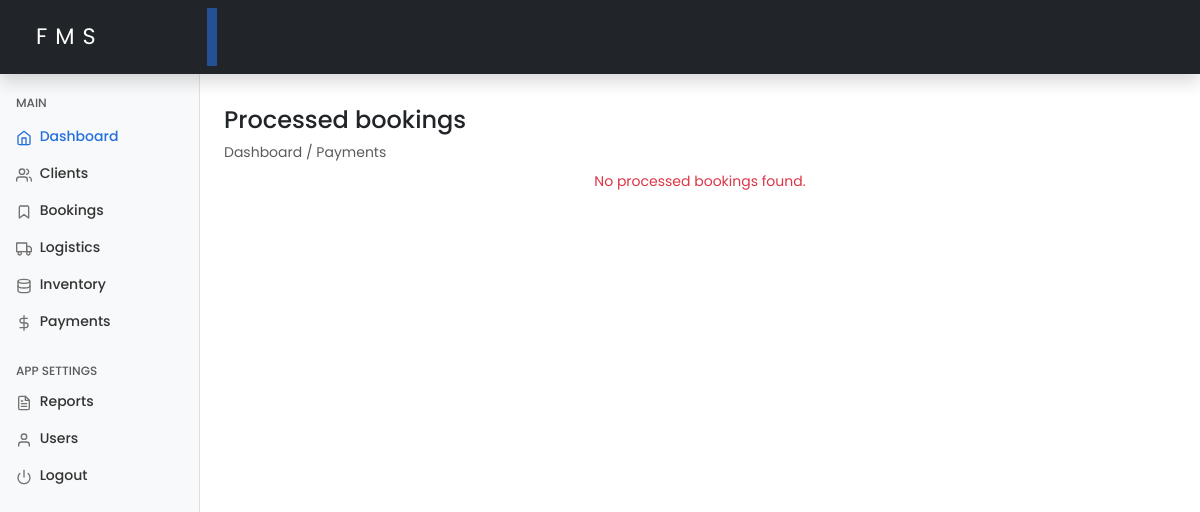
The app's page /payments.php (signed in), older data.
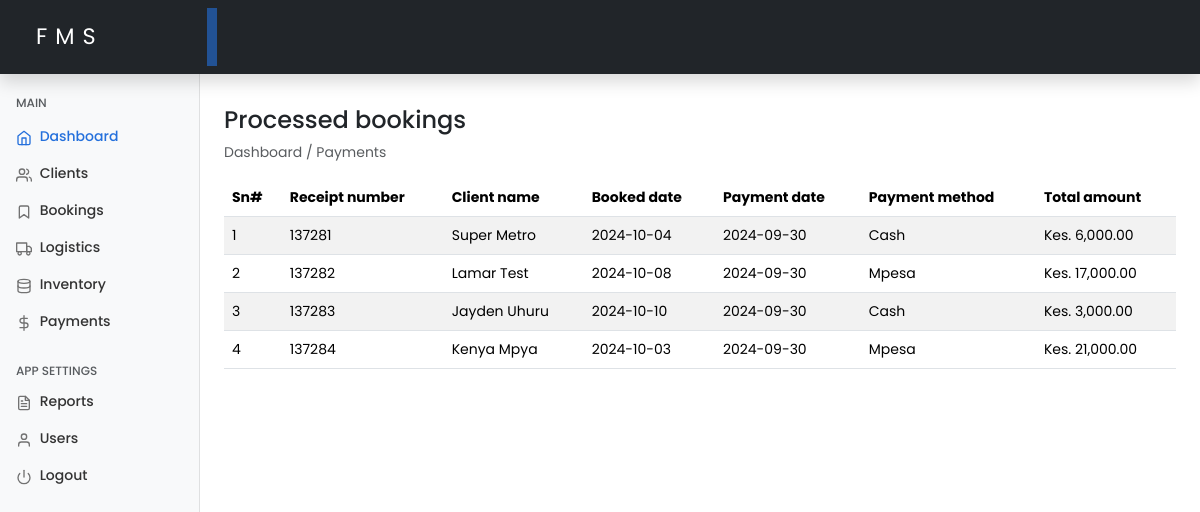
The same page, newer data.
### tables this page shows
CREATE TABLE `payments` (
  `id` int(11) NOT NULL,
  `booking_id` int(11) NOT NULL,
  `receipt_number` int(8) DEFAULT NULL,
  `payment_method` enum('cash','mpesa') NOT NULL DEFAULT 'cash',
  `amount` decimal(10,2) NOT NULL,
  `tax` decimal(10,2) DEFAULT NULL,
  `discount` decimal(10,2) DEFAULT NULL,
  `total` decimal(10,2) GENERATED ALWAYS AS (`amount` + `tax` - `discount`) VIRTUAL,
  `payment_date` date NOT NULL,
  `created_at` timestamp NOT NULL DEFAULT current_timestamp(),
  `updated_at` timestamp NOT NULL DEFAULT current_timestamp() ON UPDATE current_timestamp()
);

CREATE TABLE `clients` (
  `id` int(11) NOT NULL,
  `full_name` varchar(100) NOT NULL,
  `email` varchar(100) DEFAULT NULL,
  `phone` varchar(15) DEFAULT NULL,
  `address` varchar(255) DEFAULT NULL,
  `created_at` timestamp NOT NULL DEFAULT current_timestamp(),
  `updated_at` timestamp NOT NULL DEFAULT current_timestamp() ON UPDATE current_timestamp()
);

CREATE TABLE `schedules` (
  `id` int(11) NOT NULL,
  `client_id` varchar(100) NOT NULL,
  `service_type` enum('burial','cremation','other') DEFAULT 'burial',
  `schedule_date` date NOT NULL,
  `vehicle_type` varchar(150) DEFAULT NULL,
  `request` varchar(255) DEFAULT NULL,
  `status` enum('scheduled','completed') DEFAULT 'scheduled',
  `created_at` timestamp NOT NULL DEFAULT current_timestamp(),
  `updated_at` timestamp NOT NULL DEFAULT current_timestamp() ON UPDATE current_timestamp()
);

### includes/functions.php (called while the page is built, shortened)
<?php
function getProcessedBookings($conn)
{
    $processedBookings = [];
    $query = "SELECT p.booking_id, p.receipt_number, p.payment_method, p.amount, p.tax, p.discount, p.payment_date,
                     s.schedule_date, c.full_name AS client_name
              FROM payments p
              JOIN schedules s ON p.booking_id = s.id
              JOIN clients c ON s.client_id = c.id
              ORDER BY p.payment_date DESC";
    $result = $conn->query($query);
    if ($result && $result->num_rows > 0) {
        while ($row = $result->fetch_assoc()) {
            $processedBookings[] = $row;
        }
    }
    return $processedBookings;
}

### payments.php (the view, shortened to what this page needs)
<?php
include 'includes/functions.php';
$processedBookings = getProcessedBookings($conn);
include './includes/header.php';
include './includes/sidebar.php';
?>
<main class="col-md-9 ms-sm-auto col-lg-10 px-md-4 mt-2">
    <h4 class="mt-4">Processed bookings</h4>
    <ol class="breadcrumb mb-2">
        <li class="breadcrumb-item active">Dashboard / Payments</li>
    </ol>
    <div class="table-responsive">
        <?php if (!empty($processedBookings)): ?>
            <table class="table table-striped mt-2" id="paymentsTable">
                <thead>
                    <tr>
                        <th>Sn#</th>
                        <th>Receipt number</th>
                        <th>Client name</th>
                        <th>Booked date</th>
                        <th>Payment date</th>
                        <th>Payment method</th>
                        <th>Total amount</th>
                    </tr>
                </thead>
                <tbody>
                    <?php foreach ($processedBookings as $index => $booking): ?>
                        <tr>
                            <td><?php echo $index + 1; ?></td>
                            <td><?php echo htmlspecialchars($booking['receipt_number']); ?></td>
                            <td><?php echo htmlspecialchars($booking['client_name']); ?></td>
                            <td><?php echo htmlspecialchars($booking['schedule_date']); ?></td>
                            <td><?php echo htmlspecialchars($booking['payment_date']); ?></td>
                            <td class="text-capitalize"><?php echo htmlspecialchars($booking['payment_method']); ?></td>
                            <td>Kes. <?php echo number_format($booking['amount'], 2); ?></td>
                        </tr>
                    <?php endforeach; ?>
                </tbody>
            </table>
        <?php else: ?>
            <p class="text-center text-danger">No processed bookings found.</p>
        <?php endif; ?>
    </div>
</main>
<?php include './includes/footer.php'; ?>

### includes/header.php (shortened to what this page needs)
<?php
require_once 'includes/functions.php';
?>
<!doctype html>
<html lang="en">
<head>
    <link href="https://cdn.jsdelivr.net/npm/bootstrap@5.3.3/dist/css/bootstrap.min.css" rel="stylesheet">
    <link href="https://cdn.jsdelivr.net/npm/bootstrap@5.3.3/dist/css/bootstrap.min.css" rel="stylesheet"
>
    <link rel="stylesheet" href="assets/css/dashboard.css">
    <link href="https://cdnjs.cloudflare.com/ajax/libs/fullcalendar/6.1.15/index.min.js" rel="stylesheet" />
</head>
<body>
    <header class="navbar navbar-dark sticky-top bg-dark p-2 flex-md-nowrap p-0 shadow">
        <a class="navbar-brand col-md-3 col-lg-2 me-0 px-3" href="./dashboard.php">FMS</a>
    </header>

### includes/sidebar.php
<div class="container-fluid">
    <div class="row">
        <nav id="sidebarMenu" class="col-md-3 col-lg-2 d-md-block bg-light sidebar collapse">
            <div class="position-sticky pt-4">
                <h6 class="sidebar-heading d-flex justify-content-between align-items-center px-3 mt-4 mb-1 text-muted">
                    <span>Main</span>
                </h6>
                <ul class="nav flex-column my-2">
                    <li class="nav-item">
                        <a class="nav-link active" aria-current="page" href="./dashboard.php">
                            <span data-feather="home"></span>
                            Dashboard
                        </a>
                    </li>
                    <li class="nav-item">
                        <a class="nav-link" href="./clients.php">
                            <span data-feather="users"></span>
                            Clients
                        </a>
                    </li>
                    <li class="nav-item">
                        <a class="nav-link" href="./bookings.php">
                            <span data-feather="bookmark"></span>
                            Bookings
                        </a>
                    </li>
                    <li class="nav-item">
                        <a class="nav-link" href="#">
                            <span data-feather="truck"></span>
                            Logistics
                        </a>
                    </li>
                    <li class="nav-item">
                        <a class="nav-link" href="#">
                            <span data-feather="database"></span>
                            Inventory
                        </a>
                    </li>
                    <li class="nav-item">
                        <a class="nav-link" href="./payments.php">
                            <span data-feather="dollar-sign"></span>
                            Payments
                        </a>
                    </li>
                </ul>
                <h6 class="sidebar-heading d-flex justify-content-between align-items-center px-3 mt-4 mb-1 text-muted">
                    <span>App Settings</span>
                </h6>
                <ul class="nav flex-column mb-2">
                    <li class="nav-item">
                        <a class="nav-link" href="#">
                            <span data-feather="file-text"></span>
                            Reports
                        </a>
                    </li>
                    <li class="nav-item">
                        <a class="nav-link" href="#">
                            <span data-feather="user"></span>
                            Users
                        </a>
                    </li>
                    <li class="nav-item">
                        <a class="nav-link" href="./logout.php">
                            <span data-feather="power"></span>
                            Logout
                        </a>
                    </li>
                </ul>
            </div>
        </nav>

### includes/footer.php (shortened to what this page needs)
</div>
</div>
</body>
</html>

### assets/css/dashboard.css (style rules this page uses)
* { margin: 0; padding: 0; box-sizing: border-box; }
body { font-size: .875rem; font-family: "Poppins", sans-serif; }
.feather { width: 16px; height: 16px; vertical-align: text-bottom; }
.sidebar { position: fixed; top: 0; bottom: 0; left: 0; z-index: 100; padding: 48px 0 0; box-shadow: inset -1px 0 0 rgba(0, 0, 0, .1); }
.sidebar .nav-link { font-weight: 500; color: #333; }
.sidebar .nav-link .feather { margin-right: 4px; color: #727272; }
.sidebar .nav-link.active { color: #2470dc; }
.sidebar .nav-link:hover .feather, .sidebar .nav-link.active .feather { color: inherit; }
.sidebar-heading { font-size: .75rem; text-transform: uppercase; }
.navbar-brand { padding-top: .75rem; padding-bottom: .75rem; font-size: 1.4rem; margin-left: .75rem; letter-spacing: .5rem; box-shadow: inset -10px 0 0 rgba(36, 113, 220, 0.6); }

Row changes from the older to the newer data that the page shows:
added payments: receipt_number "137281", clients.full_name "Super Metro", schedules.schedule_date "2024-10-04", payment_date "2024-09-30", payment_method "Cash", amount "6,000.00"
added payments: receipt_number "137282", clients.full_name "Lamar Test", schedules.schedule_date "2024-10-08", payment_date "2024-09-30", payment_method "Mpesa", amount "17,000.00"
added payments: receipt_number "137283", clients.full_name "Jayden Uhuru", schedules.schedule_date "2024-10-10", payment_date "2024-09-30", payment_method "Cash", amount "3,000.00"
added payments: receipt_number "137284", clients.full_name "Kenya Mpya", schedules.schedule_date "2024-10-03", payment_date "2024-09-30", payment_method "Mpesa", amount "21,000.00"
Text that changed along with them:
text no longer shown: "No processed bookings found."
text now shown: "Sn# Receipt number Client name Booked date Payment date Payment method Total amount"
